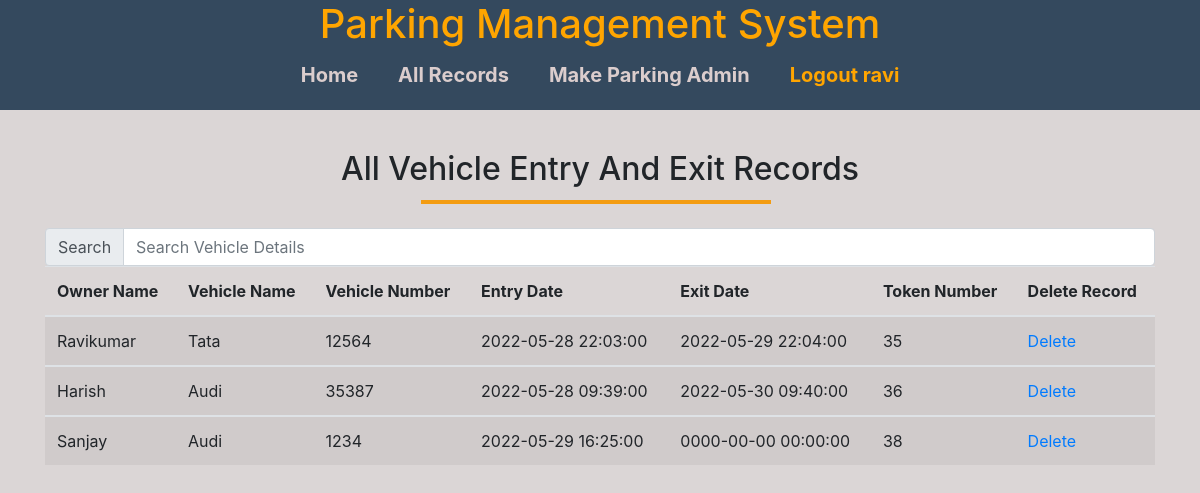
Screenshot of /record.php (signed in) with the database file from the repository.
### tables this page shows
CREATE TABLE `update_info` (
  `Owner_name` varchar(30) NOT NULL,
  `Vehicle_name` varchar(30) NOT NULL,
  `Vehicle_number` varchar(30) NOT NULL,
  `Entry_date` varchar(30) NOT NULL,
  `Exit_date` datetime NOT NULL,
  `Token_number` int(11) NOT NULL
);

### record.php (the view, shortened to what this page needs)
<?php
if(!isset($_SESSION["username"])){
    header("location:http://localhost/project1/login.php");
}else{
    ?>
    <!DOCTYPE html>
<html lang="en">
<head>
    <link rel="stylesheet" href="https://maxcdn.bootstrapcdn.com/bootstrap/4.0.0/css/bootstrap.min.css">
    <link rel="stylesheet" href="css/style.css">
</head>
<body>
        <div class="container-fluid">
            <div class="row">
                <div class="col-md-12 text-center" id="header">
                   <h1> Parking Management System</h1>
                   <ul>
                       <li><a href="index.php">Home</a></li>
                       <li><a href="record.php">All Records</a></li>
                       <li><a href="admin.php">Make Parking Admin</a></li>
                       <li><a style="color: orange;" href="logout.php">Logout <?php echo $_SESSION['username']; ?></a></li>
                   </ul>
                </div>
            </div>
        </div>
    <section>
        <div class="container">
            <div class="row">
                <div class="col-md-12 text-center">
                    <h2 class="register1">All Vehicle Entry And Exit Records</h2>
                </div>
            </div>
            <div class="row">
               <div class="col-md-12">
                   <div class="input-group">
                       <div class="input-group-prepend">
                           <span class="input-group-text" >Search</span>
                       </div>
                        <input type="text" class="form-control" onkeyup="search()" id="text" placeholder="Search Vehicle Details">
                   </div>
                <table class="table table-striped" id="table" >
                    <?php
                        $conn = Mysqli_connect("localhost", "root", "", "smart_parking") or die("conection failed!");
                        $sql = "SELECT * FROM update_info";
                        $result = mysqli_query($conn, $sql) or die("query Failed");
                        if(mysqli_num_rows($result)>0){
                        ?>
                            <thead>
                        <tr>
                            <th>Owner Name</th>
                            <th>Vehicle Name</th>
                            <th>Vehicle Number</th>
                            <th>Entry Date</th>
                            <th>Exit Date</th>
                            <th>Token Number</th>
                            <th>Delete Record</th>
                        </tr>
                    </thead>
                    <?php
                    while($row = mysqli_fetch_assoc($result)){
                    ?>
                    <tbody>
                        <tr>
                            <td><?php echo $row['Owner_name']; ?></td>
                            <td> <?php echo $row['Vehicle_name']; ?> </td>
                            <td><?php echo $row['Vehicle_number']; ?></td>
                            <td> <?php echo $row['Entry_date']; ?></td>
                            <td> <?php echo $row['Exit_date']; ?></td>
                            <td><?php echo $row['Token_number']; ?></td>
                            <td><a href="delete-update.php?Entry_date=<?php echo $row['Entry_date']?>">Delete</a></td>
                        </tr>
                    </tbody>
                    <?php
                    }
                    ?>
                </table>
                <?php
                }else{
                    echo "No Data found!";
                }
                    ?>
               </div>
            </div>
        </div>
    </section>
</body>
</html>
    <?php
}
?>

### css/style.css (style rules this page uses)
* { padding: 0px; margin: 0px; }
body { background: rgb(219, 214, 214); }
#header { background:#34495e; }
#header h1 { color: orange; }
#header ul { display: flex; justify-content: center; }
#header ul li { list-style-type: none; margin: 0px 10px; padding: 4px 10px; }
#header ul li a { color: rgb(219, 205, 205); font-size: 20px; font-weight: bold; text-decoration: none; transition: all 0.5s ease; }
.register1 { margin: 40px 0px; }
.register1::after { content: ""; width: 350px; height: 4px; background: #f39c12; position: absolute; top: 90px; right: 35%; }

### rows the page displays
update_info: Owner_name "Ravikumar", Vehicle_name "Tata", Vehicle_number "12564", Entry_date "2022-05-28 22:03:00", Exit_date "2022-05-29 22:04:00", Token_number "35"
update_info: Owner_name "Harish", Vehicle_name "Audi", Vehicle_number "35387", Entry_date "2022-05-28 09:39:00", Exit_date "2022-05-30 09:40:00", Token_number "36"
update_info: Owner_name "Sanjay", Vehicle_name "Audi", Vehicle_number "1234", Entry_date "2022-05-29 16:25:00", Exit_date "0000-00-00 00:00:00", Token_number "38"

### other values shown
$_SESSION['username'] "ravi"
